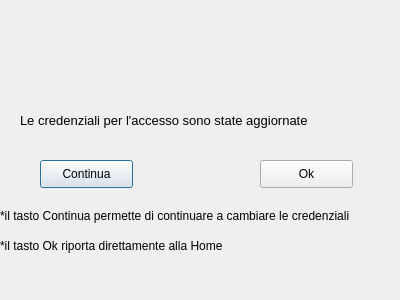
<?xml version="1.0" encoding="UTF-8"?>
<ui version="4.0">
 <class>Dialog</class>
 <widget class="QDialog" name="Dialog">
  <property name="geometry">
   <rect>
    <x>0</x>
    <y>0</y>
    <width>400</width>
    <height>300</height>
   </rect>
  </property>
  <property name="windowTitle">
   <string>Modifica Utente Password Errata</string>
  </property>
  <widget class="QLabel" name="label">
   <property name="geometry">
    <rect>
     <x>20</x>
     <y>80</y>
     <width>371</width>
     <height>81</height>
    </rect>
   </property>
   <property name="font">
    <font>
     <pointsize>10</pointsize>
    </font>
   </property>
   <property name="text">
    <string>Le credenziali per l'accesso sono state aggiornate</string>
   </property>
  </widget>
  <widget class="QPushButton" name="pushButton">
   <property name="geometry">
    <rect>
     <x>40</x>
     <y>160</y>
     <width>93</width>
     <height>28</height>
    </rect>
   </property>
   <property name="text">
    <string>Continua</string>
   </property>
  </widget>
  <widget class="QPushButton" name="pushButton_2">
   <property name="geometry">
    <rect>
     <x>260</x>
     <y>160</y>
     <width>93</width>
     <height>28</height>
    </rect>
   </property>
   <property name="text">
    <string>Ok</string>
   </property>
  </widget>
  <widget class="QLabel" name="label_2">
   <property name="geometry">
    <rect>
     <x>0</x>
     <y>200</y>
     <width>391</width>
     <height>31</height>
    </rect>
   </property>
   <property name="text">
    <string>*il tasto Continua permette di continuare a cambiare le credenziali</string>
   </property>
  </widget>
  <widget class="QLabel" name="label_3">
   <property name="geometry">
    <rect>
     <x>0</x>
     <y>230</y>
     <width>391</width>
     <height>31</height>
    </rect>
   </property>
   <property name="text">
    <string>*il tasto Ok riporta direttamente alla Home</string>
   </property>
  </widget>
 </widget>
 <resources/>
 <connections/>
</ui>
